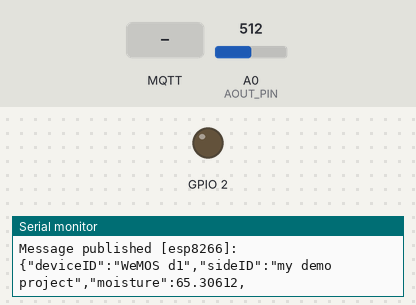
A sketch run on a simulated ESP8266 (Wemos D1 mini). On the bench: output pins drawn as LEDs (lit = HIGH), the last lines printed to the serial monitor. The inputs (shaded band) are chosen by the test bench; at power-on: A0 (AOUT_PIN) = 512. WiFi joins after 1.5 s; servers stay silent unless stated; no MQTT or app messages arrive unless stated.

Above: at 2.7 s.
2.8 s: MQTT message "led_state" arrives on the first subscribed topic
At 5.2 s:
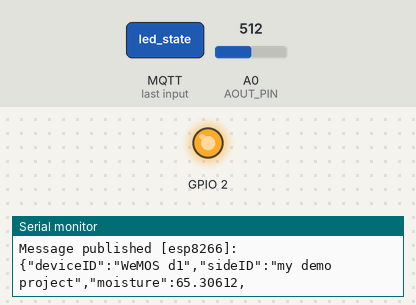
6.0 s: MQTT message "1" arrives on the first subscribed topic
At 8.7 s:
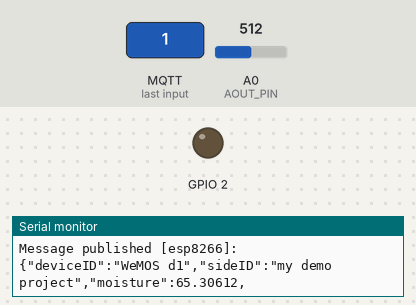
9.0 s: MQTT message "0" arrives on the first subscribed topic
At 11.6 s:
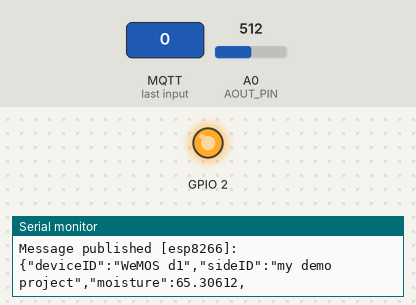
Timing chart, 0 to 13.1 s (numbered marks = the images above; inputs shaded):
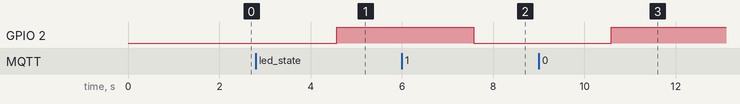

Measured:
- after the input at 2.8 s, GPIO 2: LOW → HIGH after 1.8 s
- after the input at 6.0 s, GPIO 2: HIGH → LOW after 1.6 s
- after the input at 9.0 s, GPIO 2: LOW → HIGH after 1.6 s

The sketch:

sketch_aug22a.ino
```cpp
#include <ESP8266WiFi.h>
#include <PubSubClient.h>
#include <ArduinoJson.h>
#include <math.h>

// moiture sensor
#define AOUT_PIN A0  // Arduino pin that connects to AOUT pin of moisture sensor


// WiFi
const char *ssid = "xxx";  // Enter your WiFi name
const char *password = "xxx";    // Enter WiFi password

// MQTT Broker
const char *mqtt_broker = "192.168.1.2";
const char *topic = "esp8266";
const char *mqtt_username = "";
const char *mqtt_password = "";
const int mqtt_port = 1883;
unsigned long previousMillis = 0;
const long interval = 5000;


WiFiClient espClient;
PubSubClient client(espClient);

//setup wifi connection
void setup_wifi() {
  delay(3);
  // Serial.print("\nConnecting to ")
  Serial.printf("\nConnecting to:%s\n", ssid);
  // WiFi.mode(WIFI_STA);
  WiFi.begin(ssid, password);
  while (WiFi.status() != WL_CONNECTED) {
    delay(500);
    Serial.println("Connecting to WiFi..");
  }
  // Serial.printf("Connected to the WiFi network with IP '%s'\n", WiFi.localIP());
  Serial.println("Connected to the WiFi network with IP");
  Serial.println(WiFi.localIP());
}

//Connect to mqtt
void reconnect() {
  while (!client.connected()) {
    String client_id = "esp8266-client-";
    client_id += String(WiFi.macAddress());
    Serial.printf("The client %s connects to the mqtt broker\n", client_id.c_str());
    if (client.connect(client_id.c_str(), mqtt_username, mqtt_password)) {
      Serial.println("Mqtt broker connected");
      client.subscribe("led_state");  //if i need to subscribe to topic
    } else {
      Serial.print("failed with state ");
      Serial.print(client.state());
      delay(2000);
    }
  }
}

//callback to receivie msqs and do some logic work
void callback(char *topic, byte *payload, unsigned int length) {
  String incommingMessage = "";
  for (int i = 0; i < length; i++) incommingMessage += (char)payload[i];
  Serial.println("Message arrived [" + String(topic) + "]" + incommingMessage);
  if (strcmp(topic, "led_state") == 0) {
    if (incommingMessage.equals("1")) digitalWrite(BUILTIN_LED, LOW);  // Turn the LED on (Note that LOW is the voltage level
    else digitalWrite(BUILTIN_LED, HIGH);                              // Turn the LED off by making the voltage HIGH
  }
}

void publishMessage(const char *topic, String payload, boolean retained) {
  if (client.publish(topic, payload.c_str(), true)) Serial.println("Message published [" + String(topic) + "]: " + payload);
}

void setup() {
  pinMode(BUILTIN_LED, OUTPUT);  // Initialize the BUILTIN_LED pin as an output

  // Set software serial baud to 115200;
  Serial.begin(115200);
  // connecting to a WiFi network
  setup_wifi();

  //connecting to a mqtt broker
  client.setServer(mqtt_broker, mqtt_port);
  client.setCallback(callback);
}

float convert_to_moisture_percentage(int sensor_value, int min_value, int max_value, float voltage) {
    int inverted_value = max_value - sensor_value;
    float moisture_percentage = ((float)inverted_value / (max_value - min_value)) * 100.0;

    // Adjust moisture percentage for voltage
    moisture_percentage *= voltage / 3.3; // Adjust for your actual voltage

    return moisture_percentage;
}

void loop() {
  if (!client.connected()) reconnect();
  client.loop();

  //record random value from A0, A1 and A2
  int Rvalue = analogRead(A0);
  float moisture_percentage = convert_to_moisture_percentage(Rvalue, 240, 1024, 3.3);

  DynamicJsonDocument doc(1024);
  doc["deviceID"] = "WeMOS d1";
  doc["sideID"] = "my demo project";
  doc["moisture"] = moisture_percentage;
  doc["moisture_raw"] = Rvalue;

  char mqtt_message[128];
  serializeJson(doc, mqtt_message);
  publishMessage(topic, mqtt_message, true);

  delay(3000);
}
```
